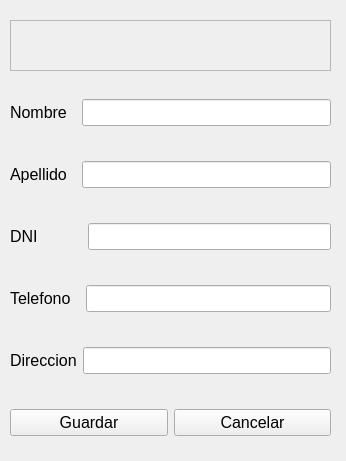
<?xml version="1.0" encoding="UTF-8"?>
<ui version="4.0">
 <class>SubMenu</class>
 <widget class="QWidget" name="SubMenu">
  <property name="windowModality">
   <enum>Qt::ApplicationModal</enum>
  </property>
  <property name="geometry">
   <rect>
    <x>0</x>
    <y>0</y>
    <width>346</width>
    <height>461</height>
   </rect>
  </property>
  <property name="windowTitle">
   <string>Form</string>
  </property>
  <widget class="QLabel" name="text">
   <property name="geometry">
    <rect>
     <x>10</x>
     <y>20</y>
     <width>321</width>
     <height>51</height>
    </rect>
   </property>
   <property name="font">
    <font>
     <family>Arial</family>
     <pointsize>16</pointsize>
    </font>
   </property>
   <property name="frameShape">
    <enum>QFrame::StyledPanel</enum>
   </property>
   <property name="text">
    <string/>
   </property>
   <property name="alignment">
    <set>Qt::AlignCenter</set>
   </property>
  </widget>
  <widget class="QWidget" name="layoutWidget">
   <property name="geometry">
    <rect>
     <x>10</x>
     <y>70</y>
     <width>321</width>
     <height>401</height>
    </rect>
   </property>
   <layout class="QVBoxLayout" name="verticalLayout">
    <item>
     <layout class="QHBoxLayout" name="horizontalLayout">
      <item>
       <widget class="QLabel" name="label">
        <property name="font">
         <font>
          <family>Arial</family>
          <pointsize>12</pointsize>
         </font>
        </property>
        <property name="text">
         <string>Nombre  </string>
        </property>
        <property name="textFormat">
         <enum>Qt::AutoText</enum>
        </property>
       </widget>
      </item>
      <item>
       <widget class="QLineEdit" name="linea_nombre">
        <property name="font">
         <font>
          <family>Arial</family>
          <pointsize>12</pointsize>
         </font>
        </property>
       </widget>
      </item>
     </layout>
    </item>
    <item>
     <layout class="QHBoxLayout" name="horizontalLayout_2">
      <item>
       <widget class="QLabel" name="label_3">
        <property name="font">
         <font>
          <family>Arial</family>
          <pointsize>12</pointsize>
         </font>
        </property>
        <property name="text">
         <string>Apellido  </string>
        </property>
       </widget>
      </item>
      <item>
       <widget class="QLineEdit" name="linea_apellido">
        <property name="font">
         <font>
          <family>Arial</family>
          <pointsize>12</pointsize>
         </font>
        </property>
       </widget>
      </item>
     </layout>
    </item>
    <item>
     <layout class="QHBoxLayout" name="horizontalLayout_3">
      <item>
       <widget class="QLabel" name="dni">
        <property name="font">
         <font>
          <family>Arial</family>
          <pointsize>12</pointsize>
         </font>
        </property>
        <property name="text">
         <string>DNI          </string>
        </property>
       </widget>
      </item>
      <item>
       <widget class="QLineEdit" name="linea_dni">
        <property name="font">
         <font>
          <family>Arial</family>
          <pointsize>12</pointsize>
         </font>
        </property>
       </widget>
      </item>
     </layout>
    </item>
    <item>
     <layout class="QHBoxLayout" name="horizontalLayout_4">
      <item>
       <widget class="QLabel" name="label_5">
        <property name="font">
         <font>
          <family>Arial</family>
          <pointsize>12</pointsize>
         </font>
        </property>
        <property name="text">
         <string>Telefono  </string>
        </property>
       </widget>
      </item>
      <item>
       <widget class="QLineEdit" name="linea_telefono">
        <property name="font">
         <font>
          <family>Arial</family>
          <pointsize>12</pointsize>
         </font>
        </property>
       </widget>
      </item>
     </layout>
    </item>
    <item>
     <layout class="QHBoxLayout" name="horizontalLayout_5">
      <item>
       <widget class="QLabel" name="label_6">
        <property name="font">
         <font>
          <family>Arial</family>
          <pointsize>12</pointsize>
         </font>
        </property>
        <property name="text">
         <string>Direccion</string>
        </property>
       </widget>
      </item>
      <item>
       <widget class="QLineEdit" name="linea_direccion">
        <property name="font">
         <font>
          <family>Arial</family>
          <pointsize>12</pointsize>
         </font>
        </property>
       </widget>
      </item>
     </layout>
    </item>
    <item>
     <layout class="QHBoxLayout" name="horizontalLayout_6">
      <item>
       <widget class="QPushButton" name="boton_guardar">
        <property name="font">
         <font>
          <family>Arial</family>
          <pointsize>12</pointsize>
         </font>
        </property>
        <property name="text">
         <string>Guardar</string>
        </property>
       </widget>
      </item>
      <item>
       <widget class="QPushButton" name="boton_guardar_2">
        <property name="font">
         <font>
          <family>Arial</family>
          <pointsize>12</pointsize>
         </font>
        </property>
        <property name="text">
         <string>Cancelar</string>
        </property>
       </widget>
      </item>
     </layout>
    </item>
   </layout>
  </widget>
  <zorder>layoutWidget</zorder>
  <zorder>text</zorder>
 </widget>
 <resources/>
 <connections>
  <connection>
   <sender>boton_guardar_2</sender>
   <signal>clicked()</signal>
   <receiver>SubMenu</receiver>
   <slot>close()</slot>
   <hints>
    <hint type="sourcelabel">
     <x>266</x>
     <y>441</y>
    </hint>
    <hint type="destinationlabel">
     <x>323</x>
     <y>22</y>
    </hint>
   </hints>
  </connection>
 </connections>
</ui>
